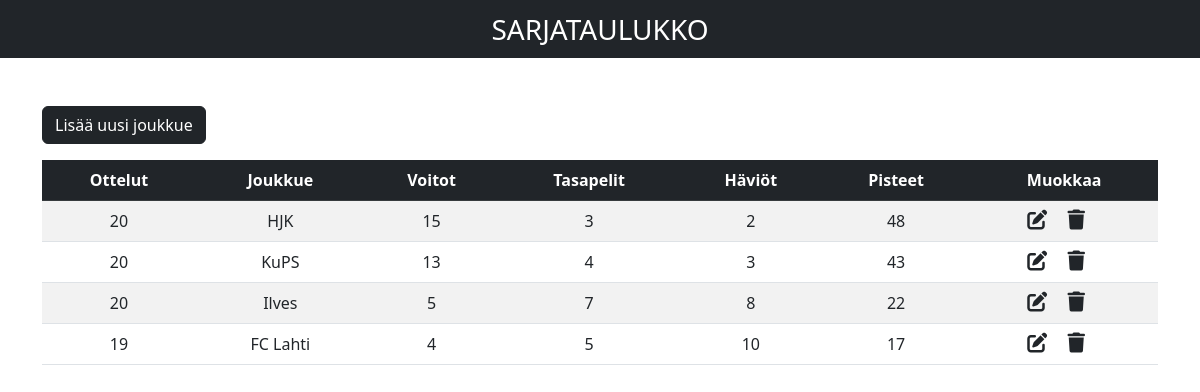
The page / on the database its author committed.
### tables this page shows
CREATE TABLE `sarjataulukko` (
  `id` int NOT NULL,
  `joukkue` text NOT NULL,
  `voitot` int UNSIGNED NOT NULL,
  `tasapelit` int UNSIGNED NOT NULL,
  `tappiot` int UNSIGNED NOT NULL
);

### index.php (the view, shortened to what this page needs)
<!DOCTYPE html>
<html lang="en">
<head>
    <link href="https://cdn.jsdelivr.net/npm/bootstrap@5.2.2/dist/css/bootstrap.min.css" rel="stylesheet"
>
    <link rel="stylesheet" href="https://cdnjs.cloudflare.com/ajax/libs/font-awesome/6.2.0/css/all.min.css"
 />
</head>
<body>
    <nav class="navbar navbar-light justify-content-center fs-3 mb-5"
    style="background-color: #212529;">
        <p style="color: #fff; margin:0">SARJATAULUKKO</p>
    </nav>
    <div class="container">
        <a href="add_new.php" class="btn btn-dark  mb-3">Lisää uusi joukkue</a>
        <table class="table table-striped text-center">
            <thead class="table-dark">
                <tr>
                <th scope="col">Ottelut</th>
                <th scope="col">Joukkue</th>
                <th scope="col">Voitot</th>
                <th scope="col">Tasapelit</th>
                <th scope="col">Häviöt</th>
                <th scope="col">Pisteet</th>
                <th scope="col">Muokkaa</th>
                </tr>
            </thead>
            <tbody>
                <?php
                include "db_conn.php";
                    $sql = "SELECT * FROM `sarjataulukko`";
                    $result = mysqli_query($conn, $sql);
                    while ($row = mysqli_fetch_assoc($result)) {
                        ?>
                            <tr>
                                <td><?php echo $row['voitot'] + $row['tasapelit'] + $row['tappiot'] ?></td>
                                <td><?php echo $row['joukkue'] ?></td>
                                <td><?php echo $row['voitot'] ?></td>
                                <td><?php echo $row['tasapelit'] ?></td>
                                <td><?php echo $row['tappiot'] ?></td>
                                <td><?php echo $row['voitot'] * 3 + $row['tasapelit'] ?></td>
                                <td>
                                    <a href="edit.php?id=<?php echo $row['id'] ?>"
                                    class="link-dark"><i class="fa-solid fa-pen-to-square fs-5 me-3"></i></a>
                                    <a href="delete.php?id=<?php echo $row['id'] ?>"
                                    class="link-dark"><i class="fa-solid fa-trash fs-5 me-3"></i></a>
                                </td>
                            </tr>
                        <?php
                    }
                ?>
            </tbody>
        </table>
    </div>
</body>
</html>

### rows shown on the page
sarjataulukko: $row['voitot'] + $row['tasapelit'] + $row['tappiot'] "20", joukkue "HJK", voitot "15", tasapelit "3", tappiot "2", $row['voitot'] * 3 + $row['tasapelit'] "48"
sarjataulukko: $row['voitot'] + $row['tasapelit'] + $row['tappiot'] "20", joukkue "KuPS", voitot "13", tasapelit "4", tappiot "3", $row['voitot'] * 3 + $row['tasapelit'] "43"
sarjataulukko: $row['voitot'] + $row['tasapelit'] + $row['tappiot'] "20", joukkue "Ilves", voitot "5", tasapelit "7", tappiot "8", $row['voitot'] * 3 + $row['tasapelit'] "22"
sarjataulukko: $row['voitot'] + $row['tasapelit'] + $row['tappiot'] "19", joukkue "FC Lahti", voitot "4", tasapelit "5", tappiot "10", $row['voitot'] * 3 + $row['tasapelit'] "17"
